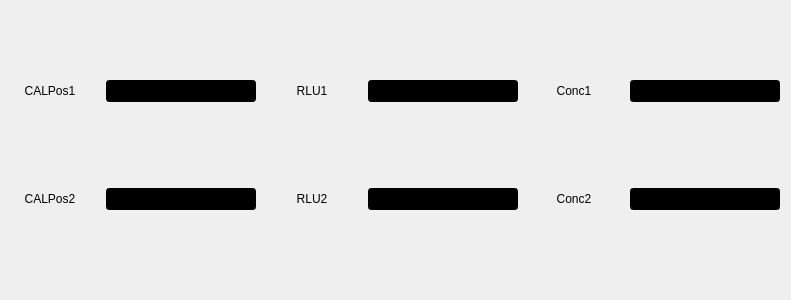
    <widget class="QWidget" name="page_3">
     <widget class="QWidget" name="layoutWidget_3">
      <property name="geometry">
       <rect>
        <x>0</x>
        <y>0</y>
        <width>782</width>
        <height>291</height>
       </rect>
      </property>
      <layout class="QGridLayout" name="gridLayout_4">
       <item row="1" column="1">
        <widget class="QLineEdit" name="paraLine_34">
         <property name="sizePolicy">
          <sizepolicy hsizetype="Preferred" vsizetype="Fixed">
           <horstretch>0</horstretch>
           <verstretch>0</verstretch>
          </sizepolicy>
         </property>
         <property name="minimumSize">
          <size>
           <width>150</width>
           <height>0</height>
          </size>
         </property>
         <property name="maximumSize">
          <size>
           <width>150</width>
           <height>16777215</height>
          </size>
         </property>
         <property name="styleSheet">
          <string notr="true">font: 20pt &quot;宋体&quot;;
color: rgb(255, 255, 255);
background-color: rgb(0, 0, 0);</string>
         </property>
         <property name="inputMethodHints">
          <set>Qt::ImhDigitsOnly</set>
         </property>
        </widget>
       </item>
       <item row="0" column="1">
        <widget class="QLineEdit" name="paraLine_31">
         <property name="sizePolicy">
          <sizepolicy hsizetype="Preferred" vsizetype="Fixed">
           <horstretch>0</horstretch>
           <verstretch>0</verstretch>
          </sizepolicy>
         </property>
         <property name="minimumSize">
          <size>
           <width>150</width>
           <height>0</height>
          </size>
         </property>
         <property name="maximumSize">
          <size>
           <width>150</width>
           <height>16777215</height>
          </size>
         </property>
         <property name="styleSheet">
          <string notr="true">font: 20pt &quot;宋体&quot;;
color: rgb(255, 255, 255);
background-color: rgb(0, 0, 0);</string>
         </property>
         <property name="inputMethodHints">
          <set>Qt::ImhDigitsOnly</set>
         </property>
        </widget>
       </item>
       <item row="0" column="3">
        <widget class="QLineEdit" name="paraLine_32">
         <property name="sizePolicy">
          <sizepolicy hsizetype="Preferred" vsizetype="Fixed">
           <horstretch>0</horstretch>
           <verstretch>0</verstretch>
          </sizepolicy>
         </property>
         <property name="minimumSize">
          <size>
           <width>150</width>
           <height>0</height>
          </size>
         </property>
         <property name="maximumSize">
          <size>
           <width>150</width>
           <height>16777215</height>
          </size>
         </property>
         <property name="styleSheet">
          <string notr="true">font: 20pt &quot;宋体&quot;;
color: rgb(255, 255, 255);
background-color: rgb(0, 0, 0);</string>
         </property>
         <property name="inputMethodHints">
          <set>Qt::ImhDigitsOnly</set>
         </property>
        </widget>
       </item>
       <item row="0" column="2">
        <widget class="QLabel" name="label_54">
         <property name="minimumSize">
          <size>
           <width>100</width>
           <height>0</height>
          </size>
         </property>
         <property name="maximumSize">
          <size>
           <width>100</width>
           <height>16777215</height>
          </size>
         </property>
         <property name="styleSheet">
          <string notr="true">font: 20pt &quot;宋体&quot;;</string>
         </property>
         <property name="text">
          <string>&lt;html&gt;&lt;head/&gt;&lt;body&gt;&lt;p align=&quot;center&quot;&gt;RLU1&lt;/p&gt;&lt;/body&gt;&lt;/html&gt;</string>
         </property>
        </widget>
       </item>
       <item row="1" column="3">
        <widget class="QLineEdit" name="paraLine_35">
         <property name="sizePolicy">
          <sizepolicy hsizetype="Preferred" vsizetype="Fixed">
           <horstretch>0</horstretch>
           <verstretch>0</verstretch>
          </sizepolicy>
         </property>
         <property name="minimumSize">
          <size>
           <width>150</width>
           <height>0</height>
          </size>
         </property>
         <property name="maximumSize">
          <size>
           <width>150</width>
           <height>16777215</height>
          </size>
         </property>
         <property name="styleSheet">
          <string notr="true">font: 20pt &quot;宋体&quot;;
color: rgb(255, 255, 255);
background-color: rgb(0, 0, 0);</string>
         </property>
         <property name="inputMethodHints">
          <set>Qt::ImhDigitsOnly</set>
         </property>
        </widget>
       </item>
       <item row="0" column="0">
        <widget class="QLabel" name="label_25">
         <property name="minimumSize">
          <size>
           <width>100</width>
           <height>0</height>
          </size>
         </property>
         <property name="maximumSize">
          <size>
           <width>100</width>
           <height>16777215</height>
          </size>
         </property>
         <property name="styleSheet">
          <string notr="true">font: 20pt &quot;宋体&quot;;</string>
         </property>
         <property name="text">
          <string>&lt;html&gt;&lt;head/&gt;&lt;body&gt;&lt;p align=&quot;center&quot;&gt;CALPos1&lt;/p&gt;&lt;/body&gt;&lt;/html&gt;</string>
         </property>
        </widget>
       </item>
       <item row="0" column="5">
        <widget class="QLineEdit" name="paraLine_33">
         <property name="sizePolicy">
          <sizepolicy hsizetype="Preferred" vsizetype="Fixed">
           <horstretch>0</horstretch>
           <verstretch>0</verstretch>
          </sizepolicy>
         </property>
         <property name="minimumSize">
          <size>
           <width>150</width>
           <height>0</height>
          </size>
         </property>
         <property name="maximumSize">
          <size>
           <width>150</width>
           <height>16777215</height>
          </size>
         </property>
         <property name="styleSheet">
          <string notr="true">font: 20pt &quot;宋体&quot;;
color: rgb(255, 255, 255);
background-color: rgb(0, 0, 0);</string>
         </property>
         <property name="inputMethodHints">
          <set>Qt::ImhDigitsOnly</set>
         </property>
        </widget>
       </item>
       <item row="0" column="4">
        <widget class="QLabel" name="label_29">
         <property name="minimumSize">
          <size>
           <width>100</width>
           <height>0</height>
          </size>
         </property>
         <property name="maximumSize">
          <size>
           <width>100</width>
           <height>16777215</height>
          </size>
         </property>
         <property name="styleSheet">
          <string notr="true">font: 20pt &quot;宋体&quot;;</string>
         </property>
         <property name="text">
          <string>&lt;html&gt;&lt;head/&gt;&lt;body&gt;&lt;p align=&quot;center&quot;&gt;Conc1&lt;/p&gt;&lt;/body&gt;&lt;/html&gt;</string>
         </property>
        </widget>
       </item>
       <item row="1" column="2">
        <widget class="QLabel" name="label_56">
         <property name="minimumSize">
          <size>
           <width>100</width>
           <height>0</height>
          </size>
         </property>
         <property name="maximumSize">
          <size>
           <width>100</width>
           <height>16777215</height>
          </size>
         </property>
         <property name="styleSheet">
          <string notr="true">font: 20pt &quot;宋体&quot;;</string>
         </property>
         <property name="text">
          <string>&lt;html&gt;&lt;head/&gt;&lt;body&gt;&lt;p align=&quot;center&quot;&gt;RLU2&lt;/p&gt;&lt;/body&gt;&lt;/html&gt;</string>
         </property>
        </widget>
       </item>
       <item row="1" column="0">
        <widget class="QLabel" name="label_26">
         <property name="minimumSize">
          <size>
           <width>100</width>
           <height>0</height>
          </size>
         </property>
         <property name="maximumSize">
          <size>
           <width>100</width>
           <height>16777215</height>
          </size>
         </property>
         <property name="styleSheet">
          <string notr="true">font: 20pt &quot;宋体&quot;;</string>
         </property>
         <property name="text">
          <string>&lt;html&gt;&lt;head/&gt;&lt;body&gt;&lt;p align=&quot;center&quot;&gt;CALPos2&lt;/p&gt;&lt;/body&gt;&lt;/html&gt;</string>
         </property>
        </widget>
       </item>
       <item row="1" column="5">
        <widget class="QLineEdit" name="paraLine_36">
         <property name="sizePolicy">
          <sizepolicy hsizetype="Preferred" vsizetype="Fixed">
           <horstretch>0</horstretch>
           <verstretch>0</verstretch>
          </sizepolicy>
         </property>
         <property name="minimumSize">
          <size>
           <width>150</width>
           <height>0</height>
          </size>
         </property>
         <property name="maximumSize">
          <size>
           <width>150</width>
           <height>16777215</height>
          </size>
         </property>
         <property name="styleSheet">
          <string notr="true">font: 20pt &quot;宋体&quot;;
color: rgb(255, 255, 255);
background-color: rgb(0, 0, 0);</string>
         </property>
         <property name="inputMethodHints">
          <set>Qt::ImhDigitsOnly</set>
         </property>
        </widget>
       </item>
       <item row="1" column="4">
        <widget class="QLabel" name="label_57">
         <property name="minimumSize">
          <size>
           <width>100</width>
           <height>0</height>
          </size>
         </property>
         <property name="maximumSize">
          <size>
           <width>100</width>
           <height>16777215</height>
          </size>
         </property>
         <property name="styleSheet">
          <string notr="true">font: 20pt &quot;宋体&quot;;</string>
         </property>
         <property name="text">
          <string>&lt;html&gt;&lt;head/&gt;&lt;body&gt;&lt;p align=&quot;center&quot;&gt;Conc2&lt;/p&gt;&lt;/body&gt;&lt;/html&gt;</string>
         </property>
        </widget>
       </item>
      </layout>
     </widget>
    </widget>
